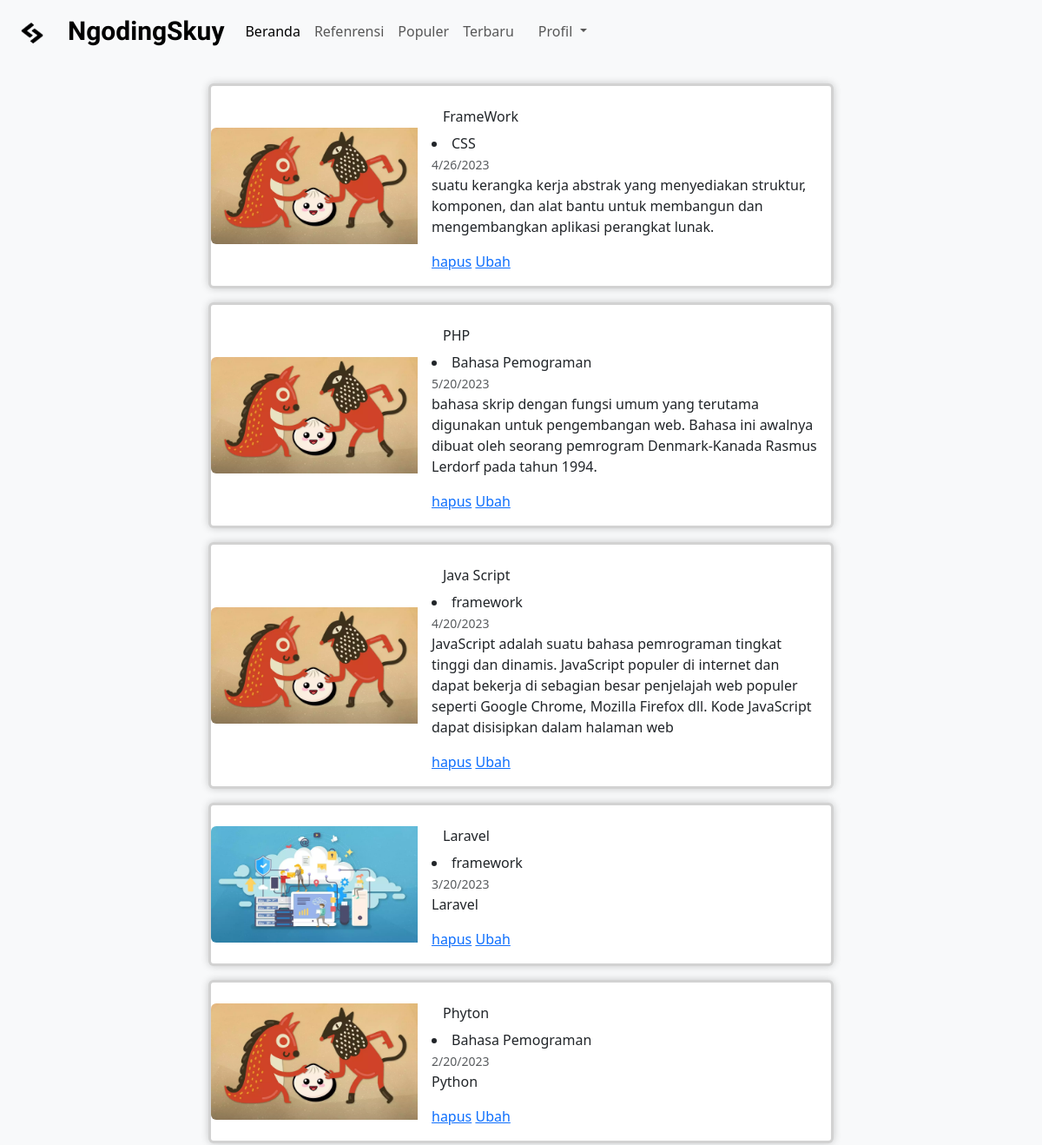
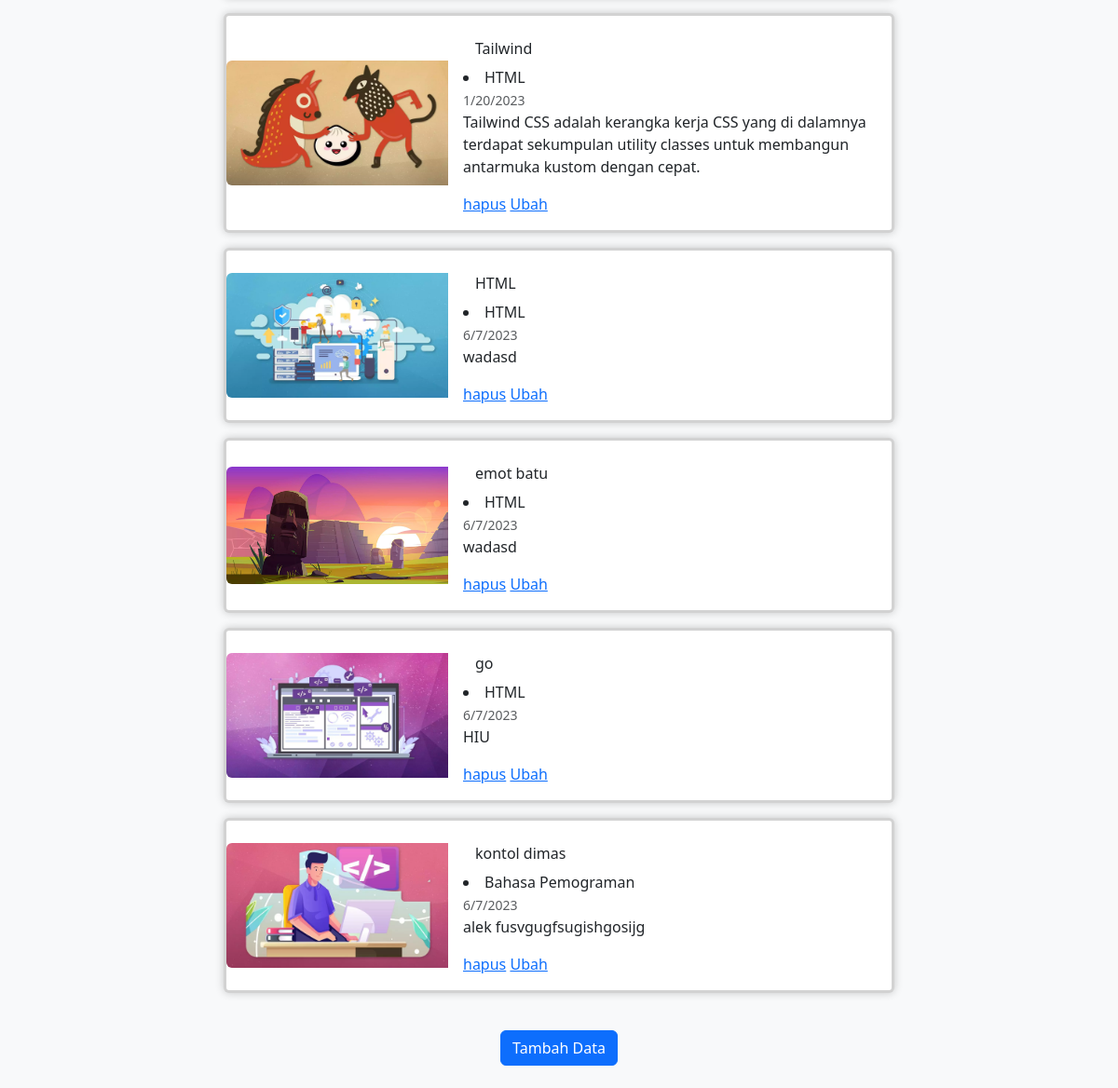
The app's page /dashboard_detail.php with its own data (2 pictures, top to bottom).
### tables this page shows
CREATE TABLE `detail` (
  `id` int NOT NULL,
  `gambar` varchar(60) NOT NULL,
  `judul` varchar(60) NOT NULL,
  `waktu` varchar(60) NOT NULL,
  `isi` text NOT NULL,
  `id_kategori` int NOT NULL
);

CREATE TABLE `kategori` (
  `id_kategori` int NOT NULL,
  `kategori` varchar(255) NOT NULL
);

### functions.php (called while the page is built, shortened)
<?php
function koneksi()
{
  return mysqli_connect('localhost', 'root', '', 'tubes');
}
function query($query)
{
  $conn = koneksi();
  $result = mysqli_query($conn, $query);
  $rows = [];
  while ($row = mysqli_fetch_assoc($result)) {
    $rows[] = $row;
  }
  return $rows;
}
?>

### dashboard_detail.php (the view, shortened to what this page needs)
<?php
require('navigasi.php');
require('functions.php');
$detail=query("SELECT * FROM detail NATURAL JOIN kategori");
?>
<!doctype html>
<html lang="en">
  <head>
    <link href="https://cdn.jsdelivr.net/npm/bootstrap@5.3.0-alpha3/dist/css/bootstrap.min.css" rel="stylesheet">
    <link rel="stylesheet" href="css/style.css">
  </head>
  <body>
    <section class="padding-y bg-light" style="height: 100%;">
    <br>
    <br>
    <br>
    <form action="" method="POST">
    <?php $i=1;
    foreach ($detail as $d) : ?>
<div class="card mb-3 card-detail">
  <div class="row g-0">
    <div class="col-md-4">
      <img src="asset/<?=$d['gambar']; ?>" class="img-fluid rounded-start" alt="...">
    </div>
    <div class="col-md-8">
      <div class="card-body">
        <a href="isi_detail.php?id=<?=$d['id']; ?>" class="btn"><?=$d['judul']; ?></a>
        <div>
        <li>
          <?=$d['kategori']; ?>
          </li>
          <span class="card-text"><small class="text-body-secondary"><?=$d['waktu']; ?></small></span>
          </div>
        <p class="card-text"><?=$d['isi']; ?></p>
        <a href="delete_detail.php?id=<?=$d['id']; ?>" onclick="return confirm (apakah anda yakin?);">hapus</a>
        <a href="edit_detail.php?id=<?=$d['id']; ?>" onclick="return confirm (apakah anda yakin ubah?);">Ubah</a>
        <br>
      </div>
    </div>
  </div>
</div>
<?php endforeach; ?>
<br>
<div style="text-align: center;">
  <a href="tambah.php" class="btn btn-primary">Tambah Data</a>
</div>
<br>
    </form>
    </section>
  </body>
</html>

### navigasi.php (shortened to what this page needs)
<!doctype html>
<html lang="en">
  <head>
    <link rel="stylesheet" href="css/style.css">
    <link href="https://cdn.jsdelivr.net/npm/bootstrap@5.3.0-alpha3/dist/css/bootstrap.min.css" rel="stylesheet">
    <link rel="stylesheet" href="css/style.css">
  </head>
  <body>
  <nav class="navbar navbar-expand-lg bg-body-tertiary fixed-top">
  <div class="container-fluid">
  <a class="navbar-brand" href="page.php">
      <img src="asset/logi.png" alt="logo" width="30" height="24">
    </a>
    <a class="navbar-brand" href="page.php">NgodingSkuy</a>
    <div class="collapse navbar-collapse" id="navbarNav">
      <ul class="navbar-nav">
        <li class="nav-item">
          <a class="nav-link active" aria-current="page" href="#beranda">Beranda</a>
        </li>
        <li class="nav-item">
          <a class="nav-link" href="#">Refenrensi</a>
        </li>
        <li class="nav-item">
          <a class="nav-link" href="#populer">Populer</a>
        </li>
        <li class="nav-item">
          <a class="nav-link" href="#terbaru">Terbaru</a>
        </li>
      </ul>
      <div class="container">
    <ul class="navbar-nav ml-auto mr-5 dw">
        <li class="nav-item dropdown">
            <a class="nav-link dropdown-toggle" href="login.php" id="navbarDropdownMenuLink" role="button" data-toggle="dropdown" aria-haspopup="true" aria-expanded="false">
                Profil
            </a>
        </li>
    </ul>
</div>
    </div>
  </div>
</nav>
<br>
  </body>
</html>

### css/style.css (style rules this page uses)
body, html { max-width: 100%; width: 100%; }
.navbar-brand { margin-left: 10px; font-size: 30px; font-family: 'Saira', sans-serif; font-weight: bold; }
.card { border-width: 3px; }
.row { display: flex; justify-content: center; align-items: center; flex-wrap: wrap; }
.card-detail { max-width: 60%; display: flex; justify-content: center; align-items: center; margin: auto; }
.ml-auto { margin-left: auto !important; }
.card { box-shadow: 0 0 10px rgba(0, 0, 0, 0.2); }

### records on screen
detail: gambar (picture), judul "FrameWork", id_kategori.kategori "CSS", waktu "4/26/2023", isi "suatu kerangka kerja abstrak yang menyediakan struktur, komponen, dan alat bantu untuk membangun dan mengembangkan aplikasi perangkat lunak."
detail: gambar (picture), judul "PHP", id_kategori.kategori "Bahasa Pemograman", waktu "5/20/2023", isi "bahasa skrip dengan fungsi umum yang terutama digunakan untuk pengembangan web. Bahasa ini awalnya dibuat oleh seorang pemrogram Denmark-Kanada Rasmus Lerdorf pada tahun 1994."
detail: gambar (picture), judul "Java Script", id_kategori.kategori "framework", waktu "4/20/2023", isi "JavaScript adalah suatu bahasa pemrograman tingkat tinggi dan dinamis. JavaScript populer di internet dan dapat bekerja di sebagian besar penjelajah web populer seperti Google Chrome, Mozilla Firefox dll. Kode JavaScript dapat disisipkan dalam halaman web"
detail: gambar (picture), judul "Laravel", id_kategori.kategori "framework", waktu "3/20/2023", isi "Laravel"
detail: gambar (picture), judul "Phyton", id_kategori.kategori "Bahasa Pemograman", waktu "2/20/2023", isi "Python"
detail: gambar (picture), judul "Tailwind", id_kategori.kategori "HTML", waktu "1/20/2023", isi "Tailwind CSS adalah kerangka kerja CSS yang di dalamnya terdapat sekumpulan utility classes untuk membangun antarmuka kustom dengan cepat."
detail: gambar (picture), judul "HTML", id_kategori.kategori "HTML", waktu "6/7/2023", isi "wadasd"
detail: gambar (picture), judul "emot batu", id_kategori.kategori "HTML", waktu "6/7/2023", isi "wadasd"
detail: gambar (picture), judul "go", id_kategori.kategori "HTML", waktu "6/7/2023", isi "HIU"
detail: gambar (picture), judul "kontol dimas", id_kategori.kategori "Bahasa Pemograman", waktu "6/7/2023", isi "alek fusvgugfsugishgosijg"
